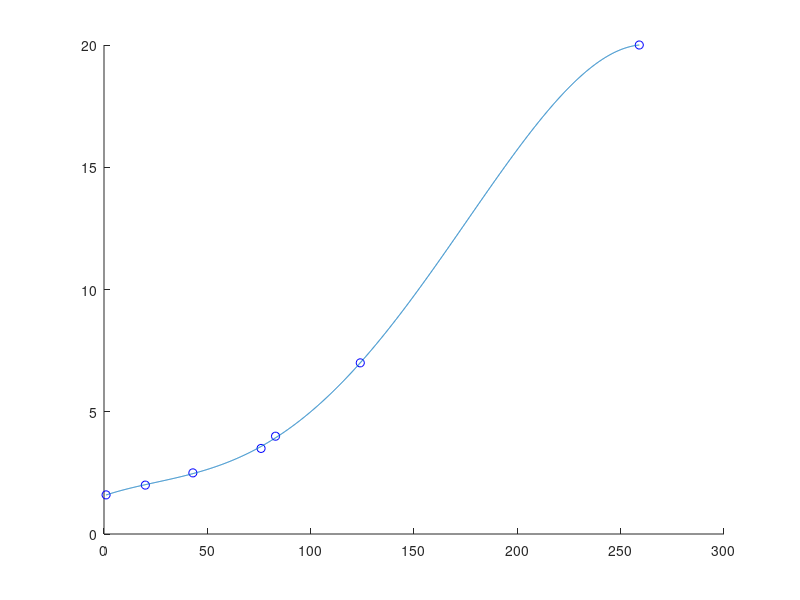

Recreate this plot in MATLAB.
%______Metody numeryczne LAB5_______________
%______________Aproksymacja_________________

clc;
clear all;
close all;


%x = [1;2;4;7];
%y = [1.6;2.0;2.5;3.5];
x = [1;20;43;76;83;124;259];
y = [1.6;2.0;2.5;3.5;4;7;20];

%c = input('Podaj ilość węzłow: ');
%for i=1: c
%    x(i,1) = input('    punkt x: ');
%    y(i,1) = input('    punkt y: ');
%end




p = input('Wprowadz stopień welomianu p<=n: ');

%-----------------------------------Psi------------------------------
lengthX = length(x);
Psi = zeros(p+1, p+1);

power = 0;

for i=1 : lengthX
    for j=1:p+1
        for k=1 :p+1
            Psi(j,k) = Psi(j,k) + x(i)^(power+k-1);
        end
        power = power+1;
    end
    power = 0;
end

%-----------------------------------F------------------------------
F = zeros(p+1, 1);
for i=1:lengthX
    F(1,1) = F(1,1)+y(i);
    for j=2:p+1
        F(j,1) = F(j,1) + ( (x(i)^(j-1)).*y(i));
    end     
end

A = inv(Psi) * F;
disp("A = ")
disp(A)


xi = min(x):0.1:max(x);
w=0;
for i=1: p+1
    w = w+A(i).*xi.^(i-1);
end

grid on;
hold on;

plot(x,y,'bo');
plot(xi,w);


hold off;
grid off;
